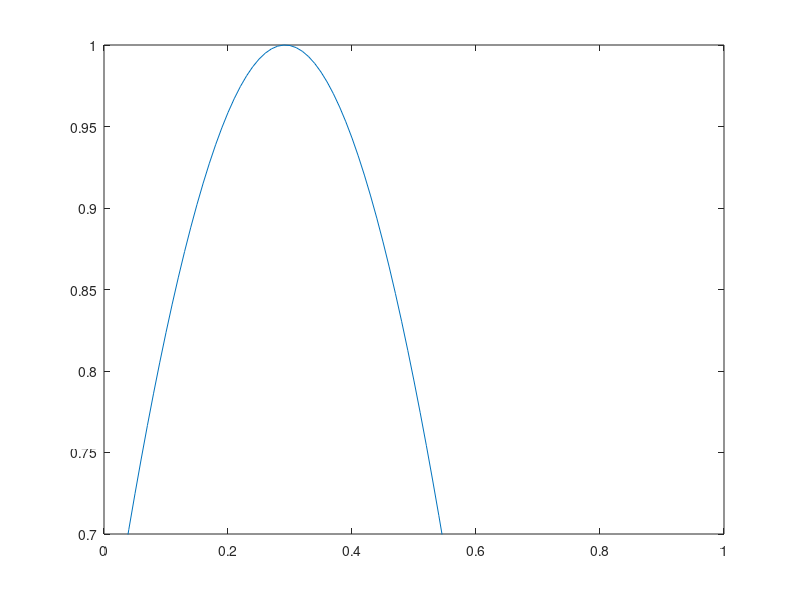

This chart was generated by the following MATLAB code:
%%%%%%%%%%%%%%%%%%%%%%%%%%%%%%%%%%%%%%%%%%%%%%%%%%%%%%%%%%%%%%%%%%%%%%%%%%
% Description: This script implements the Lax Wendroff method to 
% numerically solve the scalar advection equation u_t + au_x = 0. 
% It stores all the parameters that define the desired 
% method.  Stable provided mu=abs(ak/h)<=1 
% Lax Friedrichs scheme
% u_new(j) = (u_old(j-1)+u_old(j+1))/2 - (mu/2)*(u_old(j+1)-u_old(j-1))

% parameters:
%   t0:intitial time
%   tf:final time
%   L:number of spatial grid points 
%   N: number of time grid points
%   f: function that gives inital data
%%%%%%%%%%%%%%%%%%%%%%%%%%%%%%%%%%%%%%%%%%%%%%%%%%%%%%%%%%%%%%%%%%%%%%%%%

%initialize parameters
t0=0;
tf=1;
L=100;
N=100;


%define space mesh
dx = 1/L;
x = 0:dx:1;
x = x';

%set inital funciton  
f = sin(pi * x);

% define time mesh
dt = (tf-t0)/N;
t = t0:dt:tf;

%wave speed
a = .8;
%CFL number
mu = a*dt/dx;

%preallocate u, set initial u value to f
u = zeros(N+1,L+1);
u(:,1) = f;


%loop through time
for j=1:L
    for k=2:N
        u(k,j+1) = u(k,j) - (mu/2)*(u(k+1,j)-u(k-1,j)) + (mu^2/2)*(u(k+1,j)-2*u(k,j)+u(k-1,j));
    end
    % I code in the exact values at the endpoints.
    k=1;
    % u(k-1) = u(0) = u(N)
    u(k,j+1) = u(k,j) - (mu/2)*(u(k+1,j)-u(N,j)) + (mu^2/2)*(u(k+1,j)-2*u(k,j)+u(N,j));
    k=N+1;
    % u(k+1) = u(N+2) = u(2)
    u(k,j+1) = u(k,j) - (mu/2)*(u(2,j)-u(k-1,j)) + (mu^2/2)*(u(2,j)-2*u(k,j)+u(k-1,j));
    
    
end


clf
%figure(glf)
% hold on
for i=1:L
   
    plot(x,u(:,i))
	axis([0 1 .7 1])
    pause(.05)
    drawnow
end
%hold off